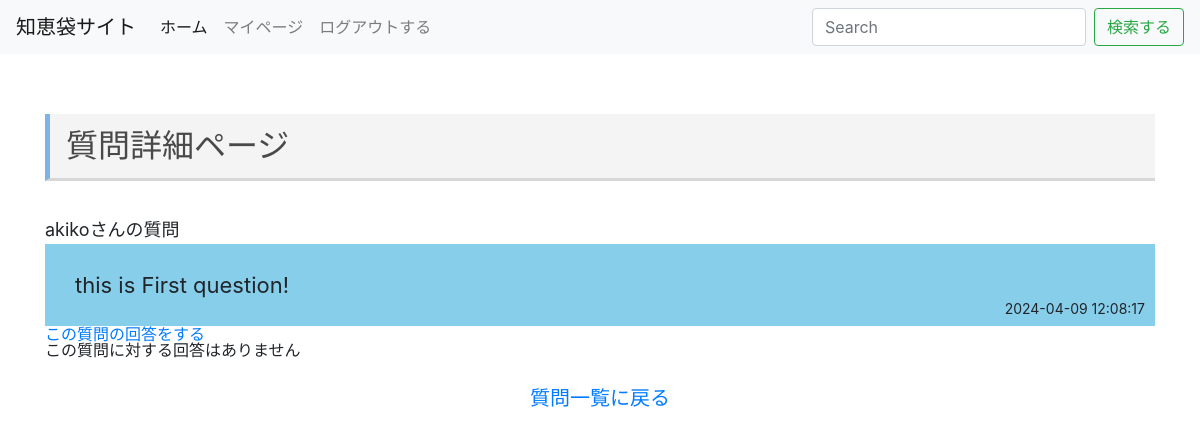
Screenshot of /question/detail.php?id=1 (signed in) with the database file from the repository.
### tables this page shows
CREATE TABLE questions (
    id INT AUTO_INCREMENT PRIMARY KEY,
    user_id VARCHAR(255),
    body TEXT,
    create_date DATETIME,
    update_date TIMESTAMP DEFAULT CURRENT_TIMESTAMP,
    delete_flag BOOLEAN DEFAULT NULL
);

CREATE TABLE users (
    id INT AUTO_INCREMENT PRIMARY KEY,
    username VARCHAR(255),
    password VARCHAR(255),
    nickname VARCHAR(255),
    create_date DATETIME,
    update_date TIMESTAMP DEFAULT CURRENT_TIMESTAMP,
    user_id VARCHAR(255)
);

### question/detail.php (the view, shortened to what this page needs)
<?php
require('../dbconnect.php');
function h($value)
{
    return htmlspecialchars($value, ENT_QUOTES);
}
$statement = $db->prepare('SELECT COUNT(*) FROM answers WHERE question_id = ?');
$statement->execute(array($_REQUEST['id']));
$answers_count = $statement->fetchColumn();
$posts = $db->prepare('SELECT u.username, q.* FROM users u , questions q WHERE u.user_id=q.user_id AND q.id=? ORDER BY q.create_date DESC');
$posts->execute(array($_REQUEST['id']));
$answers = $db->prepare('SELECT u.username, q.*, a.* FROM users u , questions q , answers a WHERE a.question_id=q.id AND q.id=? AND a.user_id = u.user_id  ORDER BY a.create_date ASC');
$answers->execute(array($_REQUEST['id']));
?>
<!doctype html>
<html lang="ja">
<head>
    <link rel="stylesheet" href="https://stackpath.bootstrapcdn.com/bootstrap/4.1.3/css/bootstrap.min.css">
    <link rel="stylesheet" href="style.css">
</head>
<header>
    <nav class="navbar navbar-expand-lg navbar-light bg-light">
        <a class="navbar-brand" href="#">知恵袋サイト</a>
        <div class="collapse navbar-collapse" id="navbarSupportedContent">
            <ul class="navbar-nav mr-auto">
                <li class="nav-item active">
                    <a class="nav-link" href="../index.php">ホーム<span class="sr-only">(current)</span></a>
                </li>
                <?php if (isset($_SESSION['user_id']) && $_SESSION['time'] + 3600 > time()) : ?>
                    <li class="nav-item">
                        <a class="nav-link" href="../users/mypage.php">マイページ</a>
                    </li>
                    <li class="nav-item">
                        <a class="nav-link" href="../logout.php">ログアウトする</a>
                    </li>
                <?php endif; ?>
            </ul>
            <form class="form-inline my-2 my-lg-0">
                <input class="form-control mr-sm-2" type="search" placeholder="Search" aria-label="Search">
                <button class="btn btn-outline-success my-2 my-sm-0" type="submit">検索する</button>
            </form>
        </div>
    </nav>
</header>
<body>
    <div class="container question">
        <h1>質問詳細ページ</h1>
        <?php if ($post = $posts->fetch()) : ?>
            <div class="detail">
                <p class="detail__name"><?php echo h($post['username']); ?>さんの質問</p>
                <div class="detail__msg-wrap">
                    <p class="detail__msg"><?php echo h($post['body']); ?></p>
                    <span class="detail__day"><?php echo h($post['create_date']); ?></span>
                </div>
            </div>
        <?php else : ?>
            <p class="detail__error">その投稿は削除されたかURLが間違えています。</p>
        <?php endif; ?>
        <?php if (isset($_SESSION['user_id']) && $_SESSION['time'] + 3600 > time()) : ?>
            <?php if ($answers_count > 100) : ?>
                <p class="answer-btn">これ以上回答はできません</p>
            <?php else : ?>
                <a href="/answers/addanswer.php?res=<?php echo h($post['id']); ?>" class="answer-btn">この質問の回答をする</a>
            <?php endif; ?>
        <?php else : ?>
            <p class="answer-btn">回答を投稿するにはログインしてください</p>
        <?php endif; ?>
        <?php if ($answers->rowCount() > 0) : ?>
            <div class="before-answer">
                <h2 class="before-answer-title">質問に対する回答</h2>
            </div>
            <?php while ($answer = $answers->fetch()) : ?>
                <div class="answer__item">
                    <p class="answer__item-name"><?php echo h($answer['username']); ?>さんの回答</p>
                    <div class="answer__item-msg-wrap">
                        <p class="answer__item-msg"><?php echo h($answer['body']); ?></p>
                        <span class="answer__item-day"><?php echo h($answer['create_date']); ?></span>
                    </div>
                </div>
            <?php endwhile; ?>
        <?php else : ?>
            <div class="answer__item-msg-wrap">
                <p class="answer__item-msg">この質問に対する回答はありません</p>
            </div>
        <?php endif; ?>
        <a class="return" href="index.php">質問一覧に戻る</a>
    </div>
</body>
</html>

### question/style.css (style rules this page uses)
html, body, div, span, object, iframe, h1, h2, h3, h4, h5, h6, p, blockquote, pre, abbr, address, cite, code, del, dfn, em, img, ins, kbd, q, samp, small, strong, sub, sup, var, b, i, dl, dt, dd, ol, ul, li, fieldset, form, label, legend, table, caption, tbody, tfoot, thead, tr, th, td, article, aside, canvas, details, figcaption, figure, footer, header, hgroup, menu, nav, section, summary, time, mark, audio, video { margin:0; padding:0; border:0; outline:0; font-size:100%; vertical-align:baseline; background:transparent; }
body { line-height:1; }
article,aside,details,figcaption,figure, footer,header,hgroup,menu,nav,section { display:block; }
ul { list-style:none; }
a { margin:0; padding:0; font-size:100%; vertical-align:baseline; background:transparent; text-decoration: none; }
input, select { vertical-align:middle; }
.question { padding-top: 60px; }
.question h1 { padding: 0.4em 0.5em; color: #494949; background: #f4f4f4; border-left: solid 5px #7db4e6; border-bottom: solid 3px #d7d7d7; font-size: 2rem; }
.detail { padding-top: 40px; }
.detail__name { font-size: 18px; padding-bottom: 5px; }
.detail__msg-wrap { padding: 30px; background: skyblue; font-size: 22px; position: relative; }
.detail__day { position: absolute; right: 10px; bottom: 10px; font-size: 14px; }
.return { font-size: 20px; text-align: center; display: block; margin-top: 30px; }

### rows the page displays
questions: users.username "akiko", body "this is First question!", create_date "2024-04-09 12:08:17"
